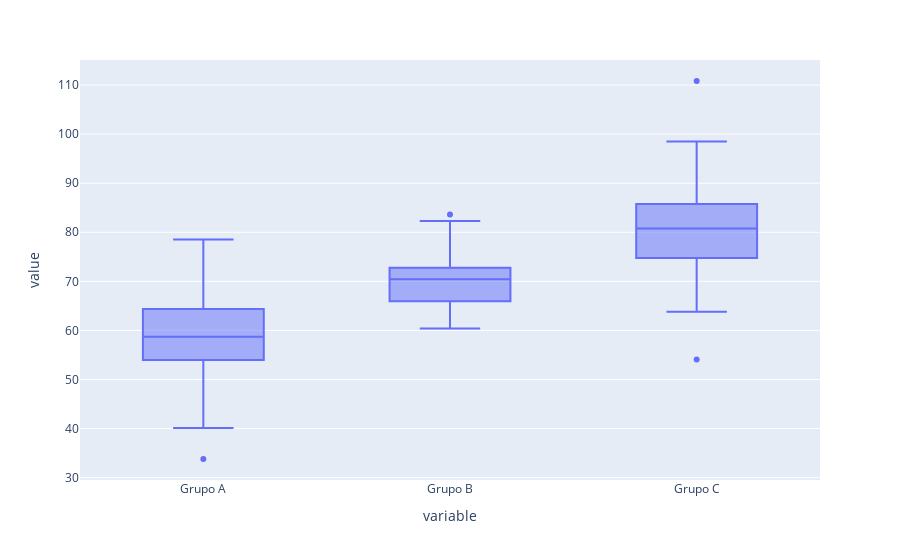

The cell this chart's notebook holds for it:
### Markdown cell above
En este ejemplo, hemos generado tres grupos de datos ficticios (Grupo A, Grupo B y Grupo C) y los hemos combinado en un DataFrame de Pandas. Luego, hemos creado un diagrama de caja que muestra la comparación de las distribuciones entre los tres grupos.

Cada caja representa la distribución de datos en un grupo, mostrando la mediana, cuartiles y el rango intercuartílico (IQR). Los bigotes se extienden hasta los valores mínimo y máximo dentro de 1.5 veces el IQR desde los cuartiles. Cualquier punto fuera de los bigotes se considera un valor atípico.

Este ejemplo más complejo ilustra cómo el diagrama de caja puede ser utilizado para comparar múltiples conjuntos de datos y destacar diferencias en sus distribuciones y valores atípicos.

Veamos los mismos resultados graficados con la herramienta `plotly`

### Code cell
import plotly.express as px
plt.figure(figsize=(6, 4))
fig = px.box(df)
fig.show()

### Figure 1 — Plotly figure (JSON) as saved in the notebook; plotly's stock layout.template omitted (floating-point values rounded to 4 significant figures; data arrays with more than 128 entries replaced by an {"elided": "..."} marker saying what was removed)
{"data": [{"alignmentgroup": "True", "hovertemplate": "variable=%{x}<br>value=%{y}<extra></extra>", "legendgroup": "", "marker": {"color": "#636efa"}, "name": "", "notched": false, "offsetgroup": "", "orientation": "v", "showlegend": false, "type": "box", "x": {"elided": "300 str values"}, "x0": " ", "xaxis": "x", "y": {"elided": "300 float values"}, "y0": " ", "yaxis": "y"}], "layout": {"boxmode": "group", "legend": {"tracegroupgap": 0}, "margin": {"t": 60}, "xaxis": {"anchor": "y", "domain": [0, 1], "title": {"text": "variable"}}, "yaxis": {"anchor": "x", "domain": [0, 1], "title": {"text": "value"}}}}
